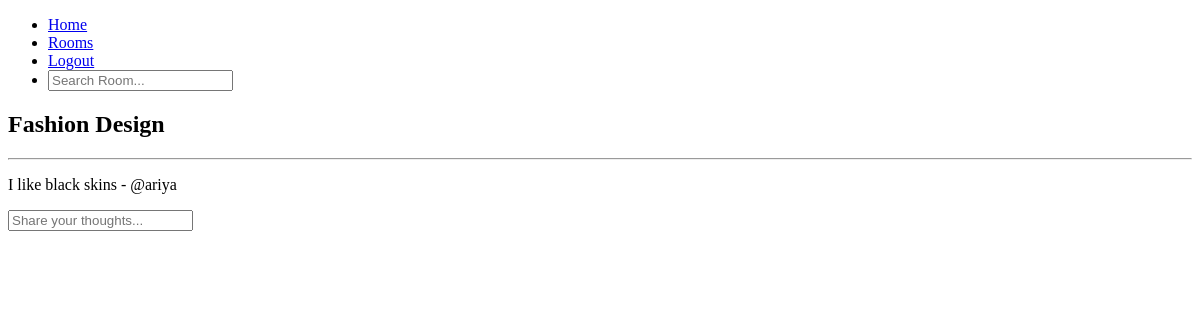
/chatroom/1 (signed in), run on an earlier commit of the app's database.
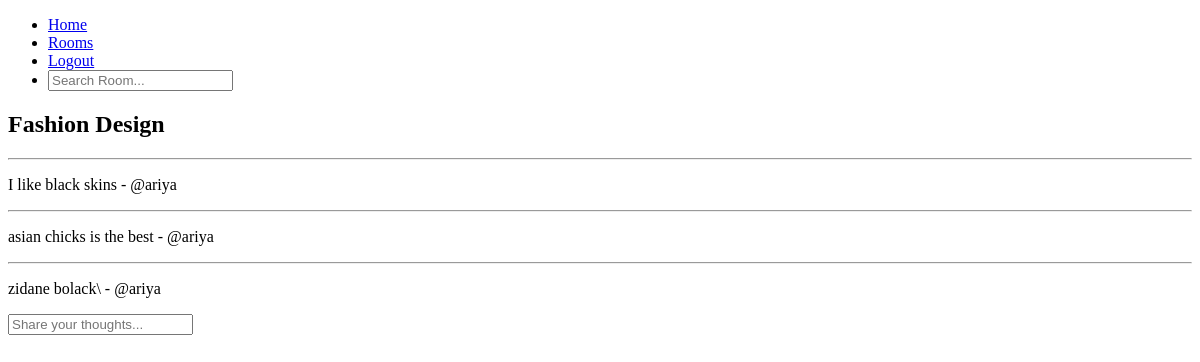
And on a later commit of the database.
### base/models.py (models this page shows, shortened)
class Room(models.Model):
    user = models.ForeignKey(User, on_delete=models.CASCADE, null=True)
    title = models.CharField(max_length=30)
    description = models.TextField(max_length=200)

class Message(models.Model):
    user = models.ForeignKey(User, on_delete=models.CASCADE, null = True)
    room = models.ForeignKey(Room, on_delete=models.CASCADE, null = True)
    content = models.TextField()

### base/views.py (the view, shortened to what this page needs)
# urls.py: path("chatroom/<int:pk>",views.chatRoom,name="chatroom")
@login_required(login_url="home")
def chatRoom(request,pk):
    room = Room.objects.get(id=pk)
    chat_messages = room.message_set.all()
    context={"room":room,"chat_messages":chat_messages}
    return render(request,"base/chat_room.html",context=context)

### base/templates/base/chat_room.html (shortened to what this page needs)
{% extends 'base/navbar.html' %}
{% block content %}
<h2>{{room.title}}</h2>
<div class="comments">
    {% for message in chat_messages %}
    <hr>
    <p>{{message.content}} - @{{message.user}}</p>
    {% endfor %}
</div>
{% if request.user.is_authenticated %}
<div class="comment-form">
    <form action="" method="POST">
        <input type="text" placeholder="Share your thoughts..." name="content">
    </form>
</div>
{% endif %}
{% endblock content %}

### base/templates/base/navbar.html (shortened to what this page needs)
<!DOCTYPE html>
<html lang="en">
<head>
</head>
<body>
    <div class="navbar">
        <ul>
            <li><a href="{% url 'home' %}">Home</a></li>
            <li><a href="{% url 'room_list' %}">Rooms</a></li>
            {% if request.user.is_authenticated %}
            <li><a href="{% url 'logout' %}">Logout</a></li>
            {% else %}
            <li><a href="{% url 'login' %}">Login</a></li>
            {% endif %}
            {% if request.user.is_authenticated %}
            <li>
                <form action="{% url 'room_list' %}">
                    <input type="text" name="q" placeholder="Search Room...">
                </form>
            </li>
            {% endif %}
        </ul>
    </div>
    {% block content %}
    {% endblock content %}
</body>
</html>

What changed in the data, as far as the page shows it:
added Message: content "asian chicks is the best", user "ariya"
added Message: content "zidane bolack\\", user "ariya"
